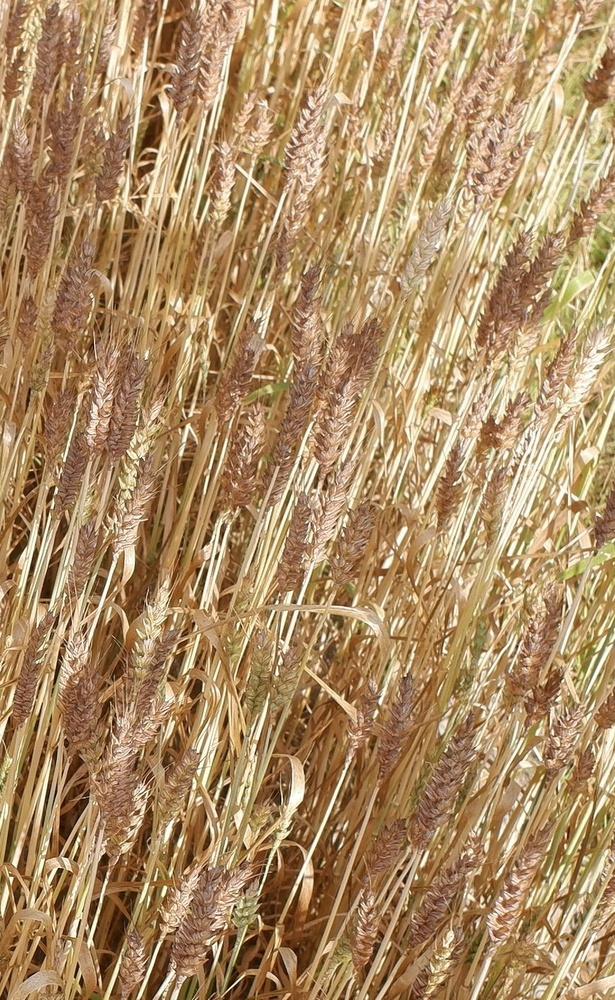
#> input picture tasks/images/wheat.jpg, 615 x 1000 px, shrunk from 902 x 1466 before the run
$ jupyter execute --allow-errors week_6.ipynb
#> lines starting #> are read from the running program, lines starting #| are printed output that depends on the picture
# INF250: Tasks week 6

[cell 1]
import matplotlib.pyplot as plt
import numpy as np
from skimage import io, color

[cell 2]
image = io.imread("images/wheat.jpg")
#> image is the input picture: shape (1000, 615, 3); mean R, G, B 172.4, 140.6, 100.9
plt.imshow(image)

[cell 3]
R = image[:, :, 0]
G = image[:, :, 1]
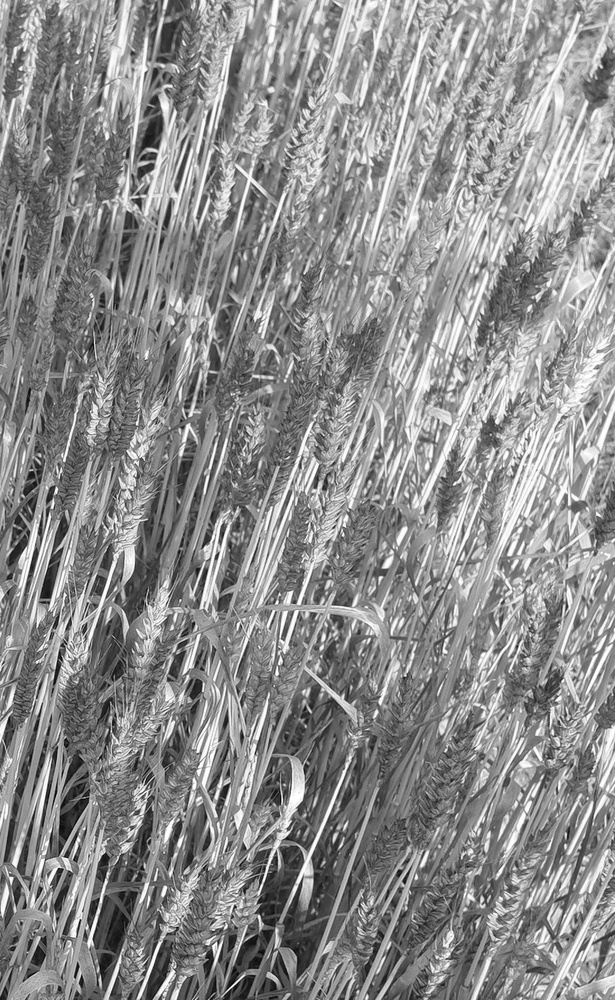
#> G: shape (1000, 615); min 0, max 255, mean 140.6
B = image[:, :, 2]
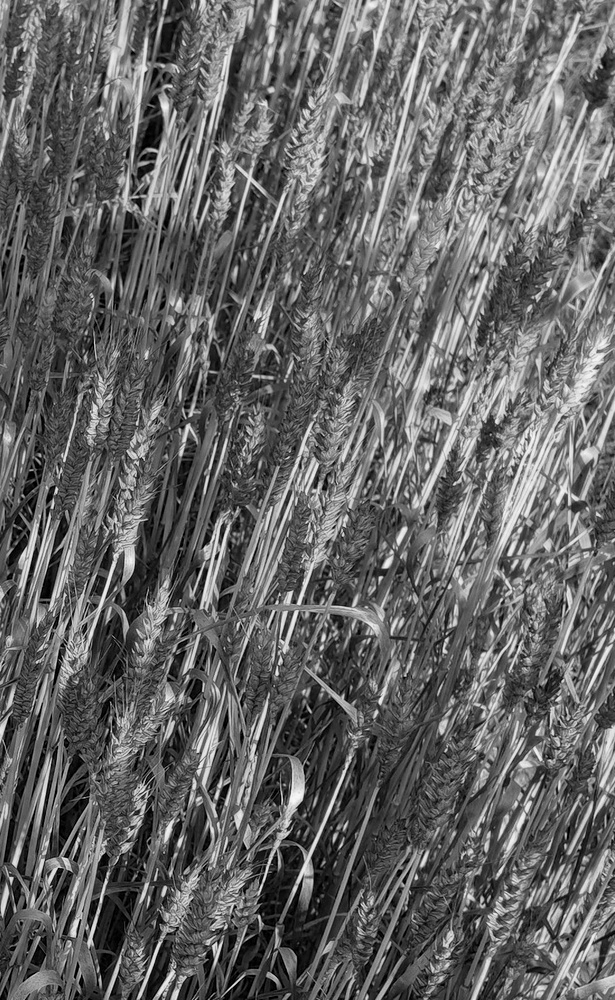
#> B: shape (1000, 615); min 0, max 249, mean 100.9

# Convert to CIE Lab color space
lab_img = color.rgb2lab(image)
#> lab_img: shape (1000, 615, 3) float64; mean of channels 0, 1, 2 60.1, 7.2, 26
L = lab_img[:, :, 0]  # Lightness
a = lab_img[:, :, 1]  # Green-Red
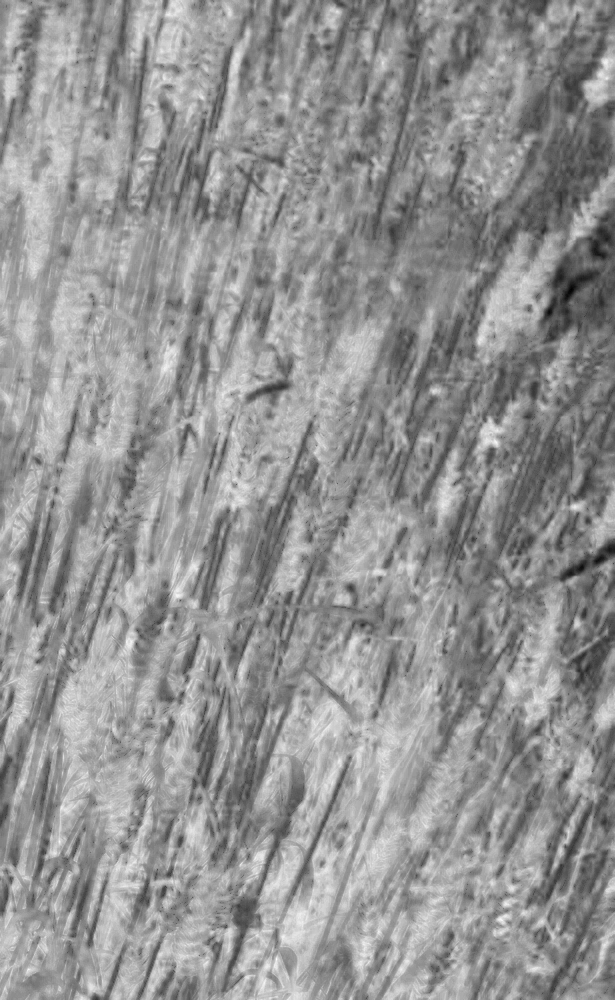
#> a: shape (1000, 615) float64; min -17.36, max 24.99, mean 7.2; drawn with min black and max white
b = lab_img[:, :, 2]  # Blue-Yellow
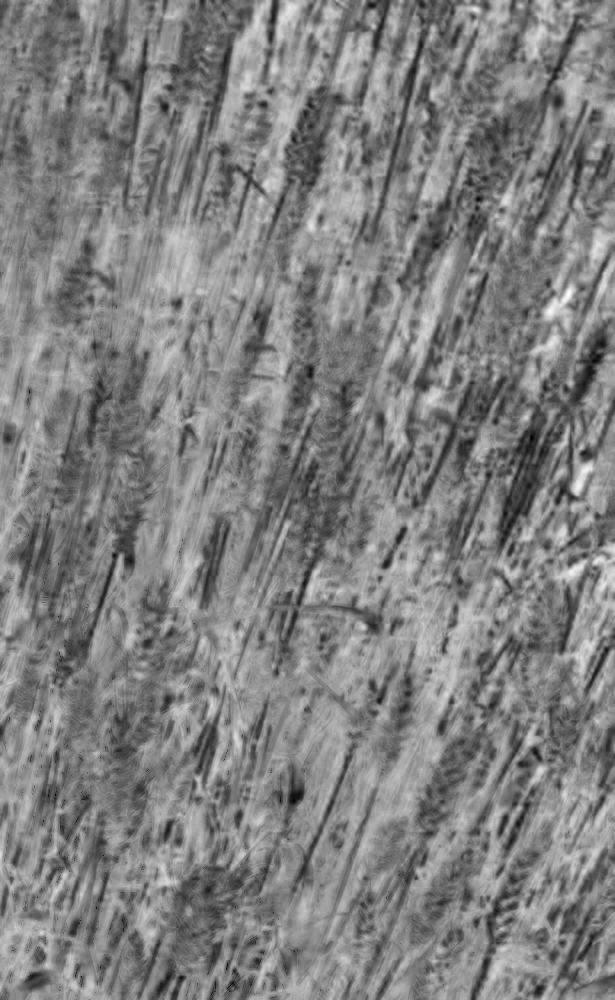
#> b: shape (1000, 615) float64; min 1.33, max 50.39, mean 26; drawn with min black and max white

# Display all channels
fig, axes = plt.subplots(2, 3, figsize=(15, 10))

# RGB channels
axes[0, 0].imshow(R, cmap='Reds')
axes[0, 0].set_title('Red Channel')
axes[0, 0].axis('off')

axes[0, 1].imshow(G, cmap='Greens')
axes[0, 1].set_title('Green Channel')
axes[0, 1].axis('off')

axes[0, 2].imshow(B, cmap='Blues')
axes[0, 2].set_title('Blue Channel')
axes[0, 2].axis('off')

# Lab channels
axes[1, 0].imshow(L, cmap='gray')
axes[1, 0].set_title('L Channel (Lightness)')
axes[1, 0].axis('off')

axes[1, 1].imshow(a, cmap='RdYlGn_r')
axes[1, 1].set_title('a Channel (Green-Red)')
axes[1, 1].axis('off')

axes[1, 2].imshow(b, cmap='RdYlBu_r')
axes[1, 2].set_title('b Channel (Blue-Yellow)')
axes[1, 2].axis('off')

#> (a cell that did not finish here is left out)

[cell 5]
hsv_img = color.rgb2hsv(image)
#> hsv_img: shape (1000, 615, 3) float64; mean of channels 0, 1, 2 0.0937, 0.453, 0.676

# Extract HSV channels
H = hsv_img[:, :, 0]  # Hue [0, 1]
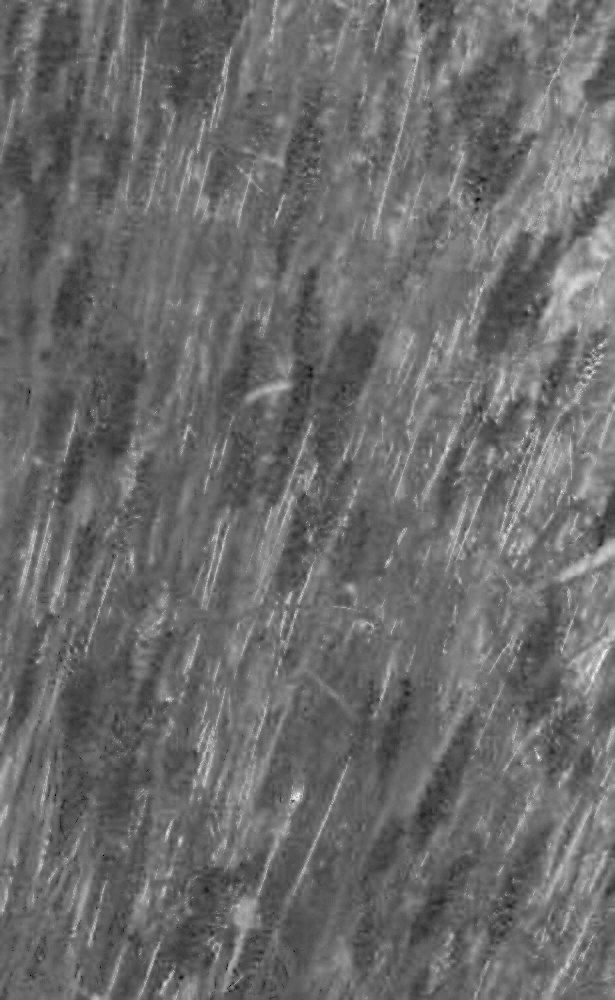
#> H: shape (1000, 615) float64; min 0, max 0.222, mean 0.0937; drawn with min black and max white
S = hsv_img[:, :, 1]  # Saturation [0, 1]
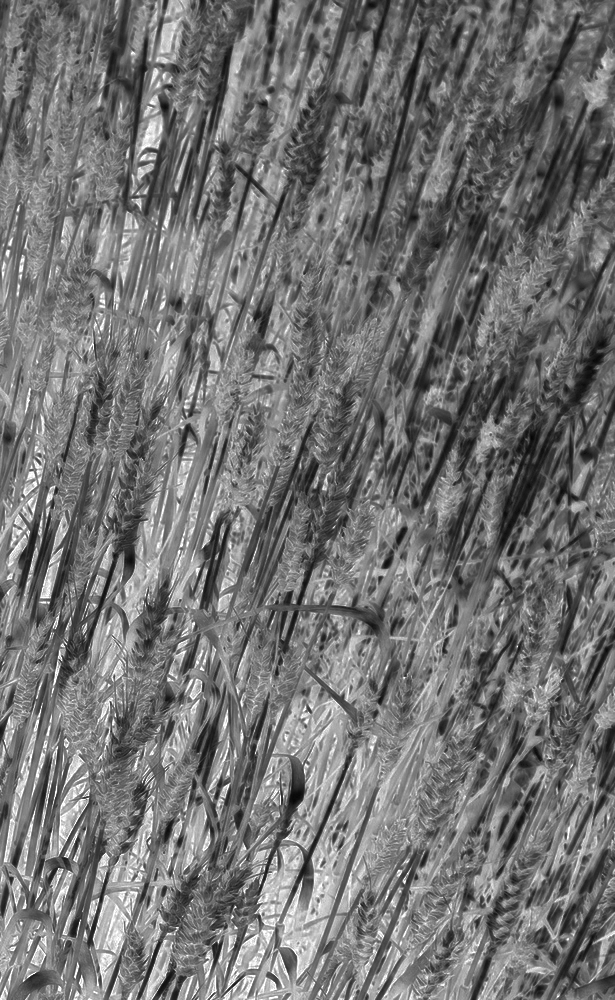
#> S: shape (1000, 615) float64; min 0.0226, max 1, mean 0.453
V = hsv_img[:, :, 2]  # Value [0, 1]

# Display original image
fig, axes = plt.subplots(2, 2, figsize=(12, 12))

axes[0, 0].imshow(image)
axes[0, 0].set_title('Original Image (RGB)', fontsize=14, fontweight='bold')
axes[0, 0].axis('off')

# Display HSV channels individually
axes[0, 1].imshow(H, cmap='hsv')
axes[0, 1].set_title('Hue Channel', fontsize=12)
axes[0, 1].axis('off')

axes[1, 0].imshow(S, cmap='gray')
axes[1, 0].set_title('Saturation Channel', fontsize=12)
axes[1, 0].axis('off')

axes[1, 1].imshow(V, cmap='gray')
axes[1, 1].set_title('Value Channel', fontsize=12)
axes[1, 1].axis('off')

[cell 6]
hsv_modified = hsv_img.copy()
hsv_modified[:, :, 2] = 1.0  # Set all Value pixels to 1
#> hsv_modified: shape (1000, 615, 3) float64; mean of channels 0, 1, 2 0.0937, 0.453, 1

# Convert back to RGB for display
rgb_modified = color.hsv2rgb(hsv_modified)
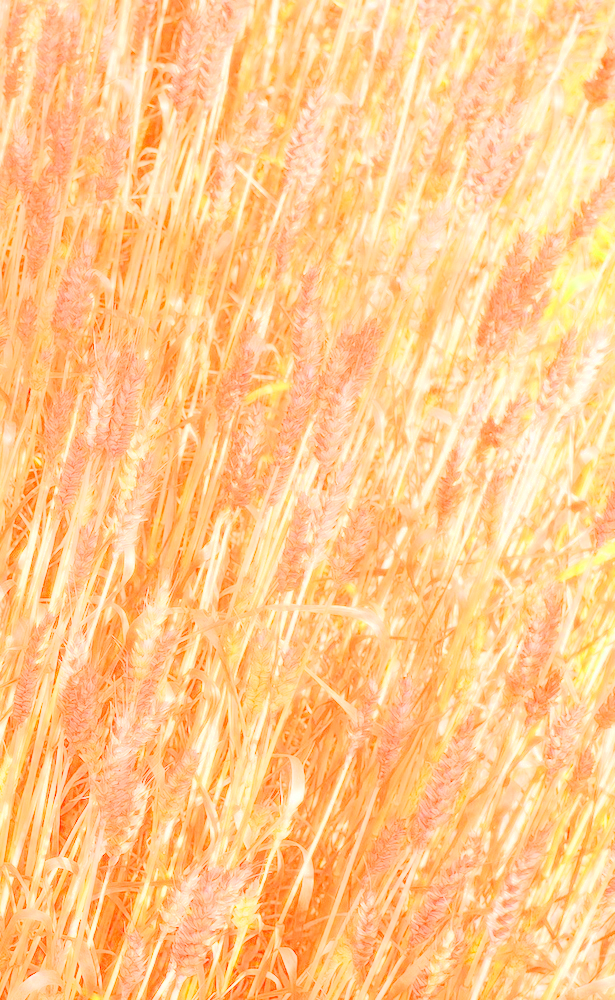
#> rgb_modified: shape (1000, 615, 3) float64; mean R, G, B 1, 0.793, 0.547

# Display comparison
fig, axes = plt.subplots(1, 2, figsize=(14, 6))

axes[0].imshow(image)
axes[0].set_title('Original Image', fontsize=14, fontweight='bold')
axes[0].axis('off')

axes[1].imshow(rgb_modified)
axes[1].set_title('Image with Value = 1 (Full Brightness)', fontsize=14, fontweight='bold')
axes[1].axis('off')

plt.tight_layout()
plt.savefig('bush_value_comparison.png', dpi=150, bbox_inches='tight')
plt.show()

$ run again, with tasks/images/leaf.jpg copied over tasks/images/wheat.jpg
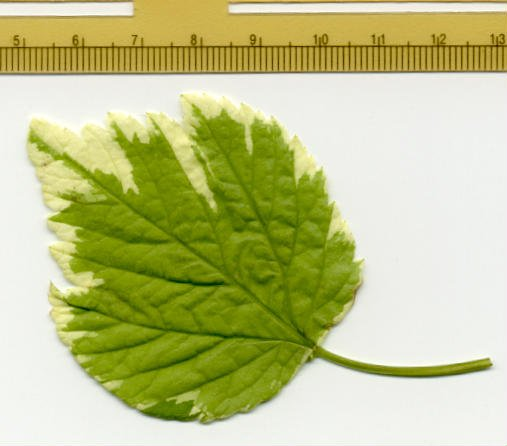
#> input picture tasks/images/leaf.jpg, 507 x 446 px
#> image is the input picture: shape (446, 507, 3); mean R, G, B 190.9, 194.9, 136.4
#> lab_img: shape (446, 507, 3) float64; mean of channels 0, 1, 2 77.1, -8.7, 27.3
#> hsv_img: shape (446, 507, 3) float64; mean of channels 0, 1, 2 0.196, 0.408, 0.779
#> `V = hsv_img[:, :, 2]`:
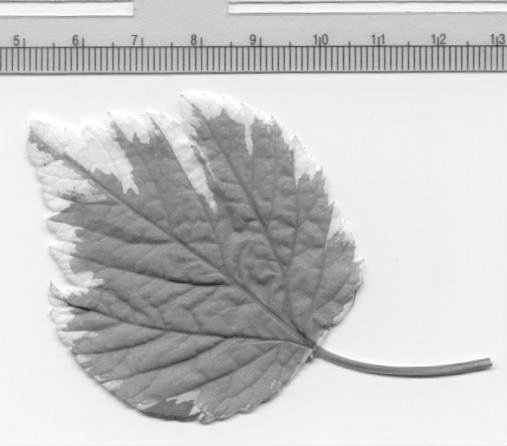
#> V: shape (446, 507) float64; min 0.141, max 1, mean 0.779
#> hsv_modified: shape (446, 507, 3) float64; mean of channels 0, 1, 2 0.196, 0.408, 1
#> `rgb_modified = color.hsv2rgb(hsv_modified)`:
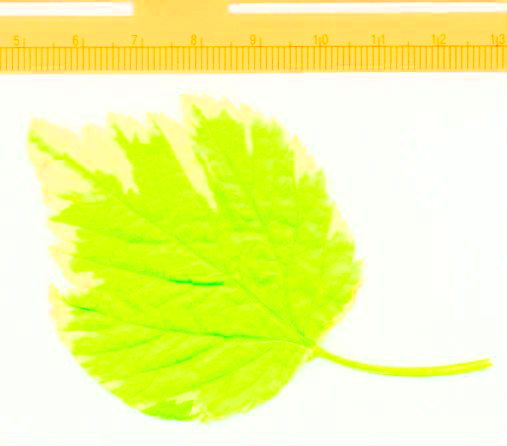
#> rgb_modified: shape (446, 507, 3) float64; mean R, G, B 0.945, 0.979, 0.592
